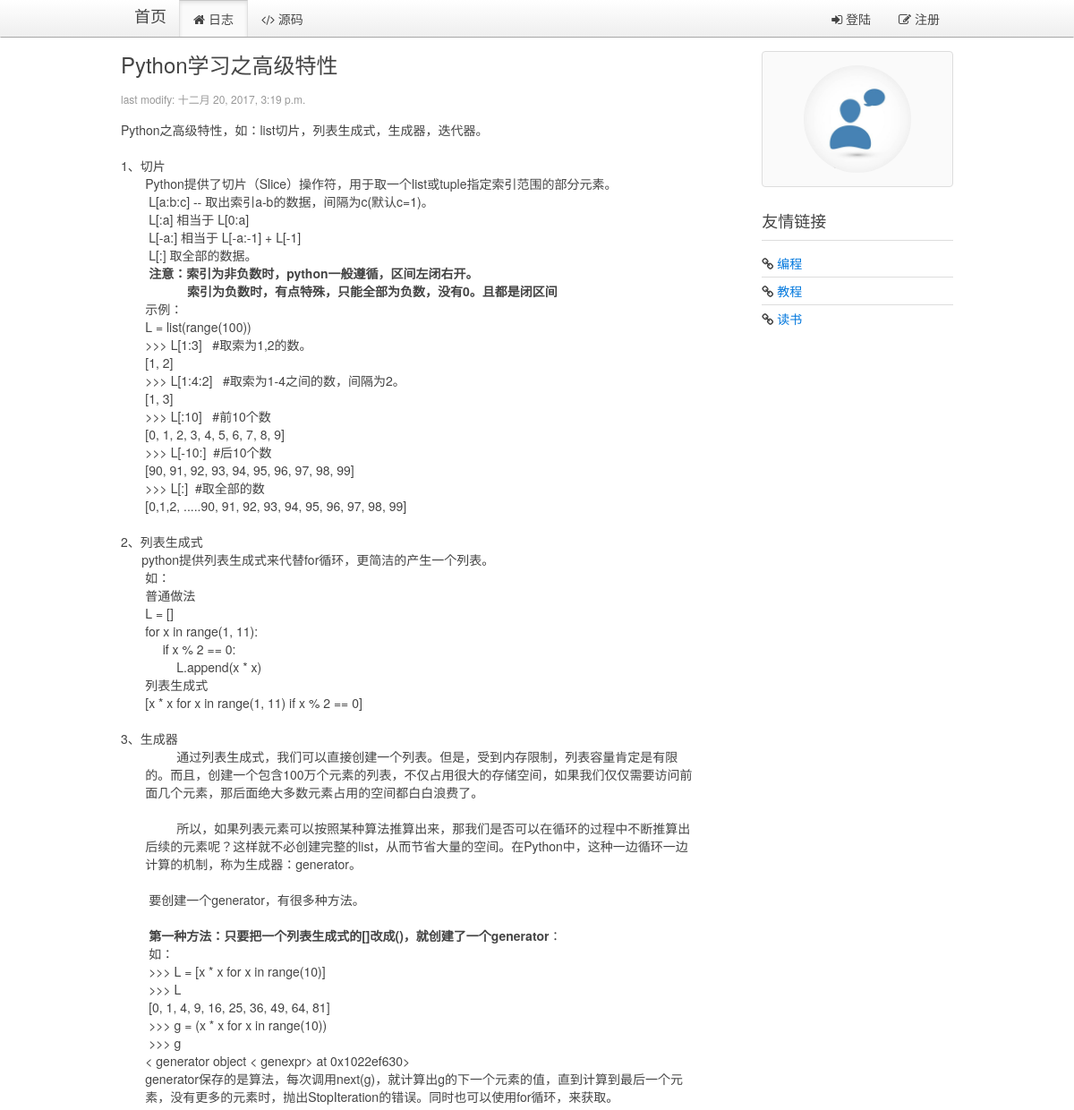
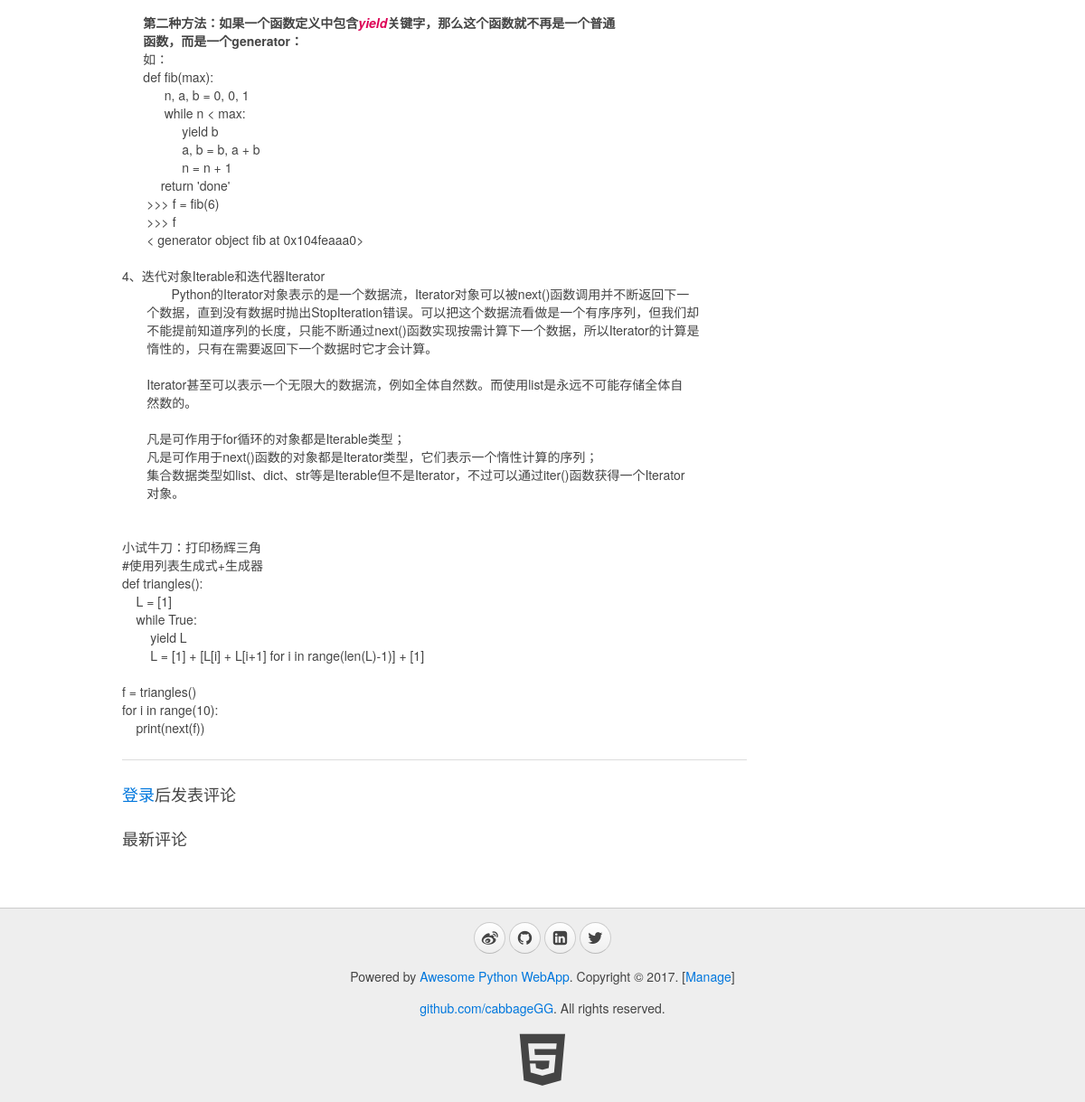
Page /blog/page/24/ on the earlier database version (2 pictures, top to bottom).
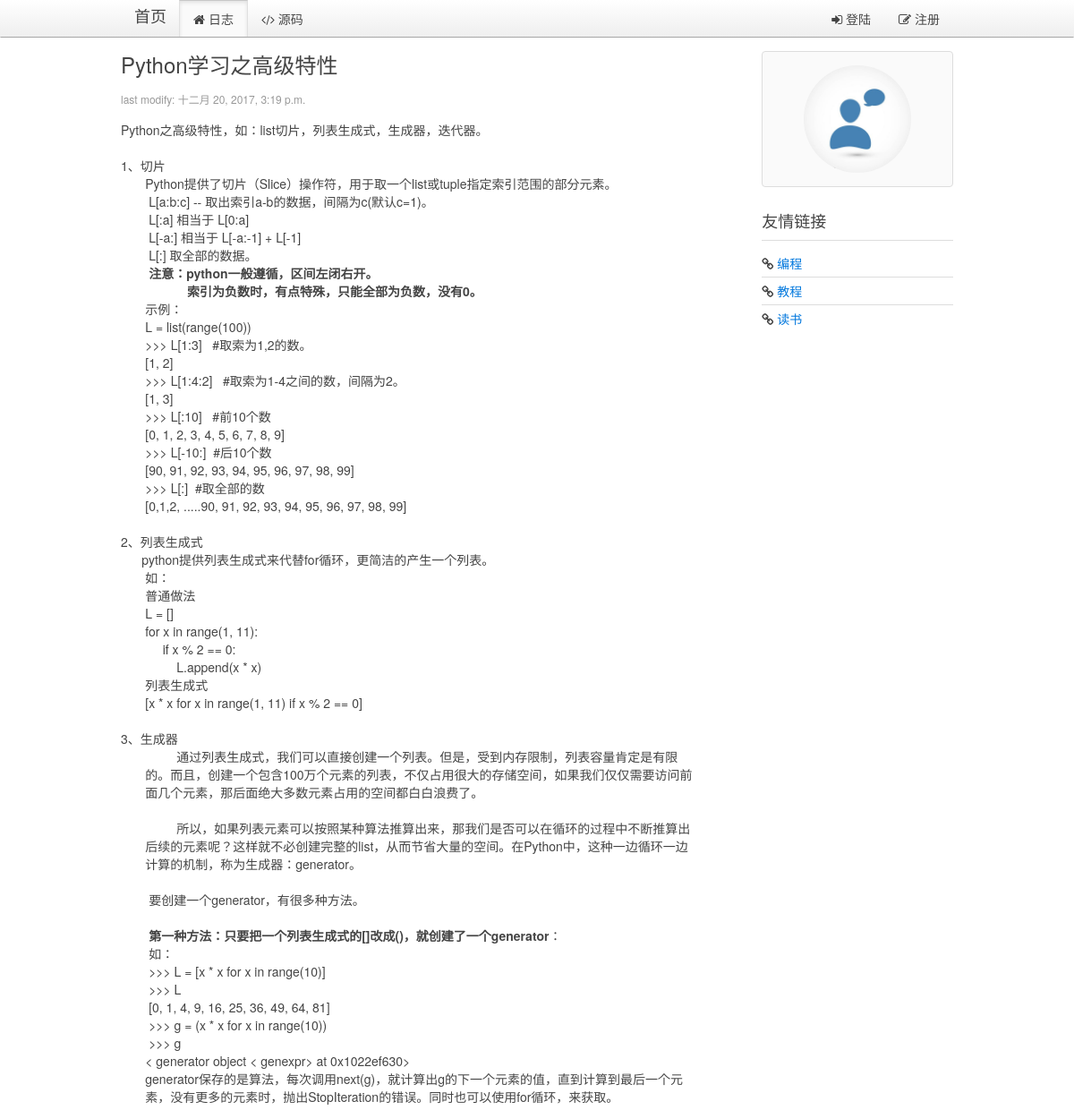
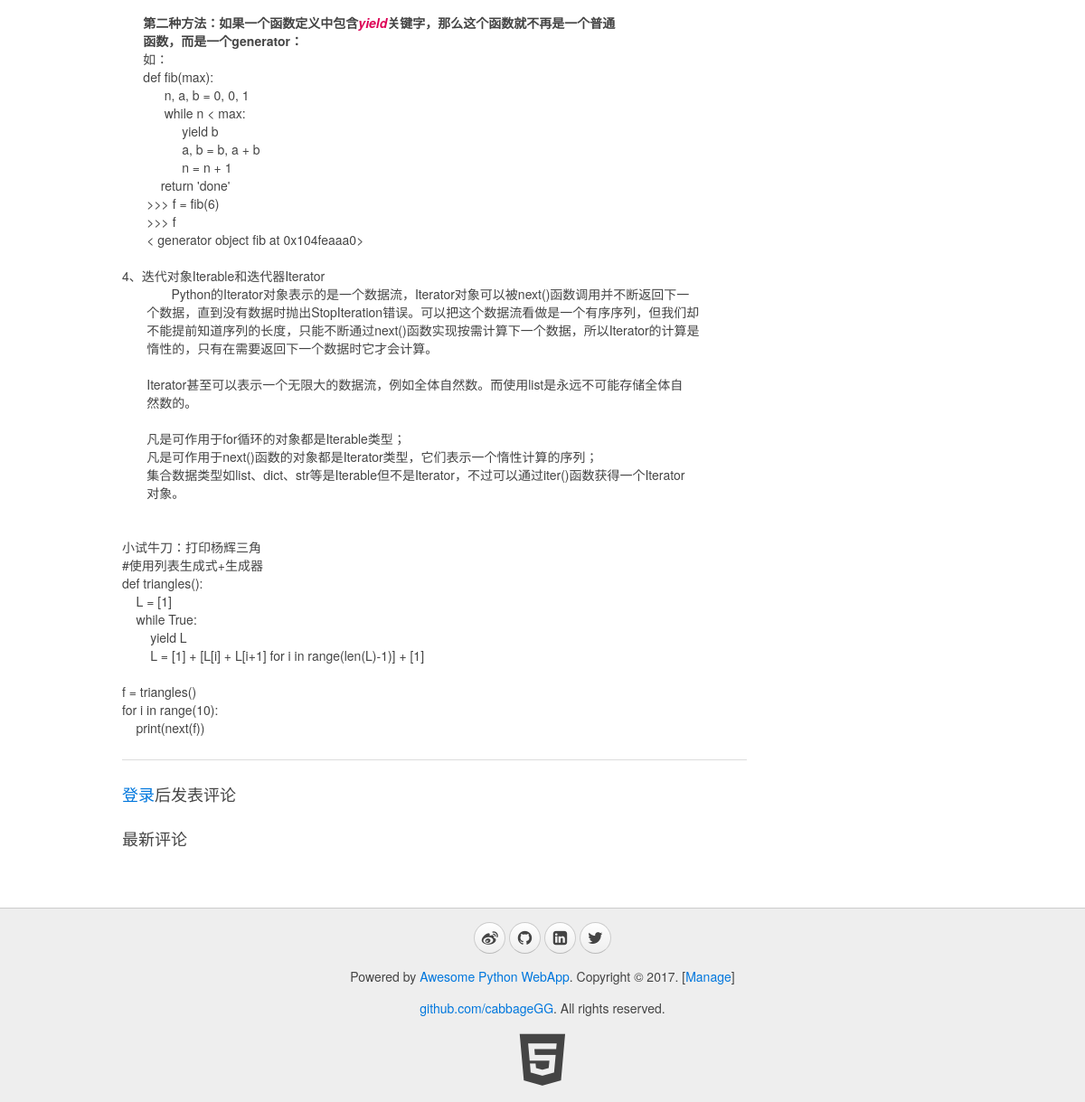
Same page on the later database version (2 pictures, top to bottom).
### blog/models.py (models this page shows, shortened)
class Blog(models.Model):
    title = models.CharField(max_length=32, default="Title")
    content = models.TextField(null=True)
    summary = models.TextField(null=True)
    create_time = models.DateTimeField(null=True)

### blog/views.py (the view)
# urls.py: url(r'^page/(?P<blog_id>\d+)/$', views.show_blog, name="show_blog"),
def show_blog(request, blog_id):
    userinfo = ""
    account = request.COOKIES.get("account","")
    if account:
        userinfo = models.User.objects.filter(account=account)
        if userinfo:
            userinfo = userinfo[0]
    blog = models.Blog.objects.get(id=blog_id)
    comments = models.Comments.objects.filter(blog_id=blog_id, comment_id=0)
    return render(request, "blog/blog.html", {"blog": blog, "comments":comments, "userinfo":userinfo})

### blog/templatetags/myfilter.py (called while the page is built)
@register.filter
def replaceTags(content):  #这里应该需要继续研究下，有时候需要空格，而不是&nbsp;
    content = content.replace("  ", "&nbsp;&nbsp;")  # 预处理空格
    content = content.replace("\n", "<br/>")  # 预处理换行
    return content

### blog/templates/blog/blog.html (shortened to what this page needs)
{% extends '__base__.html' %}
{% load myfilter %}
{% block content %}
    <div class="uk-width-medium-3-4">
        <article class="uk-article">
            <h2>{{ blog.title }}</h2>
            <p class="uk-article-meta">last modify: {{ blog.create_time }}</p>
            <p>{% autoescape off %}{{ blog.content | replaceTags }}{% endautoescape %}</p>
        </article>
        <hr class="uk-article-divider">
    {% if userinfo %}
        <h3>发表评论</h3>
        <article class="uk-comment">
            <header class="uk-comment-header">
                <img class="uk-comment-avatar uk-border-circle" width="50" height="50" src="{% if userinfo.image %}{{ userinfo.image.url }} {% else %} /media/img/default.jpg {% endif %}">
                <h4 class="uk-comment-title">{{ userinfo.name | default:'游客' }}</h4>
            </header>
            <div class="uk-comment-body">
                <form id="form-comment" class="uk-form" action="javascript:void(0)" method="post">
                    {% csrf_token %}
                    <input id="yj-c-blogid" type="hidden" name="blog_id" value="{{ blog.id }}">
                    <input id="yj-c-commentid" type="hidden" name="comment_id" value="{{ comment.id | default:'0' }}">
                    <input id="yj-c-username" type="hidden" name="user_name" value="{{ userinfo.name | default:'游客' }}">
                    <input id="yj-c-userimage" type="hidden" name="user_img" value="{{ userinfo.image | default:"img/default.jpg" }}">
                    <div class="uk-alert uk-alert-danger uk-hidden"></div>
                    <div id="yj-c-content-div" class="uk-form-row">
                        <textarea id="yj-c-content" name="content" rows="6" placeholder="说点什么吧" style="width:100%;resize:none;"></textarea>
                    </div>
                    <div class="uk-form-row">
                        <input type="submit" class="uk-button uk-button-primary" value="发表评论">
                    </div>
                    <p id="comment-msg">
                    </p>
                </form>
            </div>
        </article>
        <hr class="uk-article-divider">
    {% else %}
        <h3><a href="{% url 'blog:signin' %}">登录</a>后发表评论</h3>
    {% endif %}
        <h3>最新评论</h3>
    </div>
    <div class="uk-width-medium-1-4">
        <div class="uk-panel uk-panel-box">
            <div class="uk-text-center">
                <img class="uk-border-circle" width="120" height="120" src="{% if userinfo.image %}{{ userinfo.image.url }} {% else %} /media/img/default.jpg {% endif %}">
            </div>
        </div>
        <div class="uk-panel uk-panel-header">
            <h3 class="uk-panel-title">友情链接</h3>
            <ul class="uk-list uk-list-line">
                <li><i class="uk-icon-link"></i> <a target="_blank" href="https://github.com/cabbageGG">编程</a></li>
                <li><i class="uk-icon-link"></i> <a target="_blank" href="https://www.liaoxuefeng.com/">教程</a></li>
                <li><i class="uk-icon-link"></i> <a target="_blank" href="http://blog.jobbole.com/all-posts/">读书</a></li>
            </ul>
        </div>
    </div>
{% endblock %}

### blog/templates/__base__.html (shortened to what this page needs)
<!DOCTYPE html>
<html>
{% load staticfiles %}
<head>
    <link rel="stylesheet" href="{% static 'css/uikit.min.css' %}">
    <link rel="stylesheet" href="{% static 'css/uikit.gradient.min.css' %}">
    <link rel="stylesheet" href="{% static 'css/awesome.css' %}" />
</head>
<body>
    <nav class="uk-navbar uk-navbar-attached uk-margin-bottom">
        <div class="uk-container uk-container-center">
            <a href="{% url 'blog:index' %}" class="uk-navbar-brand">首页</a>
            <ul class="uk-navbar-nav">
                <li data-url="blogs"><a href="{% url 'blog:index' %}"><i class="uk-icon-home"></i> 日志</a></li>
                <li><a target="_blank" href="https://github.com/cabbageGG/myblog"><i class="uk-icon-code"></i> 源码</a></li>
            </ul>
            <div class="uk-navbar-flip">
                <ul class="uk-navbar-nav">
                {% if userinfo %}
                    <li class="uk-parent" data-uk-dropdown>
                        <a href="#0"><i class="uk-icon-user"></i> {{ userinfo.name }}</a>
                        <div class="uk-dropdown uk-dropdown-navbar">
                            <ul class="uk-nav uk-nav-navbar">
                                <li><a href="{% url 'blog:signout' %}"><i class="uk-icon-sign-out"></i> 登出</a></li>
                                <li><a href="{% url 'blog:uploadImg' %}"><i class="uk-icon-sign-out"></i>上传头像</a></li>
                            </ul>
                        </div>
                    </li>
                {% else %}
                    <li><a href="{% url 'blog:signin' %}"><i class="uk-icon-sign-in"></i> 登陆</a></li>
                    <li><a href="{% url 'blog:register' %}"><i class="uk-icon-edit"></i> 注册</a></li>
                {% endif %}
                </ul>
            </div>
        </div>
    </nav>
    <div class="uk-container uk-container-center">
        <div class="uk-grid">
            {% block content %}
            {% endblock %}
        </div>
    </div>
    <div class="uk-margin-large-top" style="background-color:#eee; border-top:1px solid #ccc;">
        <div class="uk-container uk-container-center uk-text-center">
            <div class="uk-panel uk-margin-top uk-margin-bottom">
                <p>
                    <a target="_blank" href="http://weibo.com/" class="uk-icon-button uk-icon-weibo"></a>
                    <a target="_blank" href="https://github.com/cabbageGG" class="uk-icon-button uk-icon-github"></a>
                    <a target="_blank" href="http://www.linkedin.com/" class="uk-icon-button uk-icon-linkedin-square"></a>
                    <a target="_blank" href="https://twitter.com/" class="uk-icon-button uk-icon-twitter"></a>
                </p>
                <p>Powered by <a href="https://github.com/cabbageGG">Awesome Python WebApp</a>. Copyright &copy; 2017. [<a href="/admin/" target="_blank">Manage</a>]</p>
                <p><a href="https://github.com/cabbageGG" target="_blank">github.com/cabbageGG</a>. All rights reserved.</p>
                <a target="_blank" href="http://www.w3.org/TR/html5/"><i class="uk-icon-html5" style="font-size:64px; color: #444;"></i></a>
            </div>
        </div>
    </div>
</body>
</html>

Differences in the rows shown:
changed Blog "Python学习之高级特性": content "…+ L[-1] L[:] 取全部的数据。 注意：索引为非负数时，python一般遵循，区间左闭右开。 索引为负数时，有点特殊，只能全部为负数，没有0。且都是闭区间 示例： L = list(range(100))…" → "…+ L[-1] L[:] 取全部的数据。 注意：python一般遵循，区间左闭右开。 索引为负数时，有点特殊，只能全部为负数，没有0。 示例： L = list(range(100))…"
